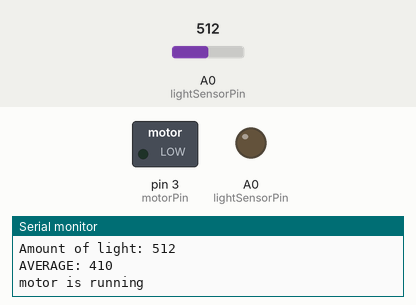
Simulated run of this sketch. Board: Arduino Uno, built with avr-gcc and run on an emulated ATmega328P. Parts: switched loads named in the sketch (green lamp = pin HIGH), output pins drawn as LEDs (lit = HIGH), the last lines printed to the serial monitor. The test bench sets the inputs (shaded band); at power-on: A0 (lightSensorPin) = 512.

Above: at 4.2 s.
4.3 s: A0 (lightSensorPin) set to 430
At 4.3 s:
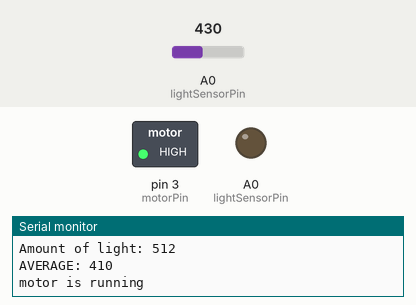
7.3 s: A0 (lightSensorPin) set to 401
At 8.2 s:
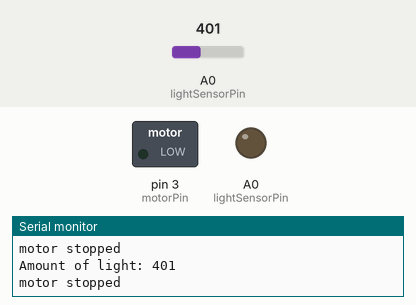
Timing chart, 0 to 10.3 s (numbered marks = the images above; inputs shaded):
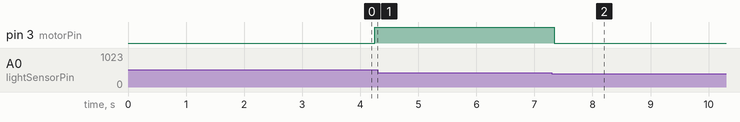

The sketch:

cmgt-project-arduino-1.ino
```cpp
const int motorPin = 3;
const int lightSensorPin = A0;
const int maxAmountOfLightSamples = 5;
const int amountOfLightThreshold = 2;
const int motorDelayAfterThreshold = 4000;
int lightSamplerCounter;
int lightSamples[4];
int amountOfLightAverage;
bool samplingIsDone;
bool motorIsRunning;

void setup () {
  pinMode(motorPin, OUTPUT);
  pinMode(lightSensorPin, OUTPUT);
  Serial.begin(9600);
}


void loop () {

  int amountOfLight = analogRead(lightSensorPin);

  Serial.println("Amount of light: " + (String)amountOfLight);

  // When we need more samples add value to array.
  if (lightSamplerCounter < maxAmountOfLightSamples) {
    lightSamples[lightSamplerCounter] = amountOfLight;
    lightSamplerCounter++;

    // Wait 50ms for our next sample to get a better average.
    delay(50);
  }

  // When sampling is done calculate the average of all values in our array.
  else if (!samplingIsDone) {
    for (int i = 0; i < maxAmountOfLightSamples; i++) {
      amountOfLightAverage += lightSamples[i];

      if (i == maxAmountOfLightSamples - 1) {
        samplingIsDone = true;
        amountOfLightAverage /= maxAmountOfLightSamples;
        Serial.println("AVERAGE: " + (String)amountOfLightAverage);
      }
    }
  }

//  Serial.println("=== BEGIN SAMPLES ===");
//
//  for (int i = 0; i < maxAmountOfLightSamples; i++) {
//    Serial.println(lightSamples[i]);
//  }
//
//  Serial.println("=== END SAMPLES ===");

  if (samplingIsDone) {

    // When amount of light exceeds average plus 4, start motor after 3 seconds.
    if (amountOfLight > amountOfLightAverage + amountOfLightThreshold && !motorIsRunning) {
      Serial.println("motor is running");

      if (!motorIsRunning) {
        delay(motorDelayAfterThreshold);
        motorIsRunning = true;
        analogWrite(motorPin, 255);

        // Let motor run for 300ms, this ensures that candle will be blown out of sure.
        delay(300);
      }
    }

    // When amount of light is less than average, stop motor.
    else if (amountOfLight <= amountOfLightAverage + amountOfLightThreshold) {
      Serial.println("motor stopped");
      motorIsRunning = false;
      analogWrite(motorPin, LOW);
    }
  }

//  analogWrite(motorPin, 255);
}
```

Measured:
- the behaviour switches between 413 and 412 on A0 (lightSensorPin) (found by bisection; images 1 and 2)
- after the input at 7.3 s, pin 3 (motorPin): HIGH → LOW at once
